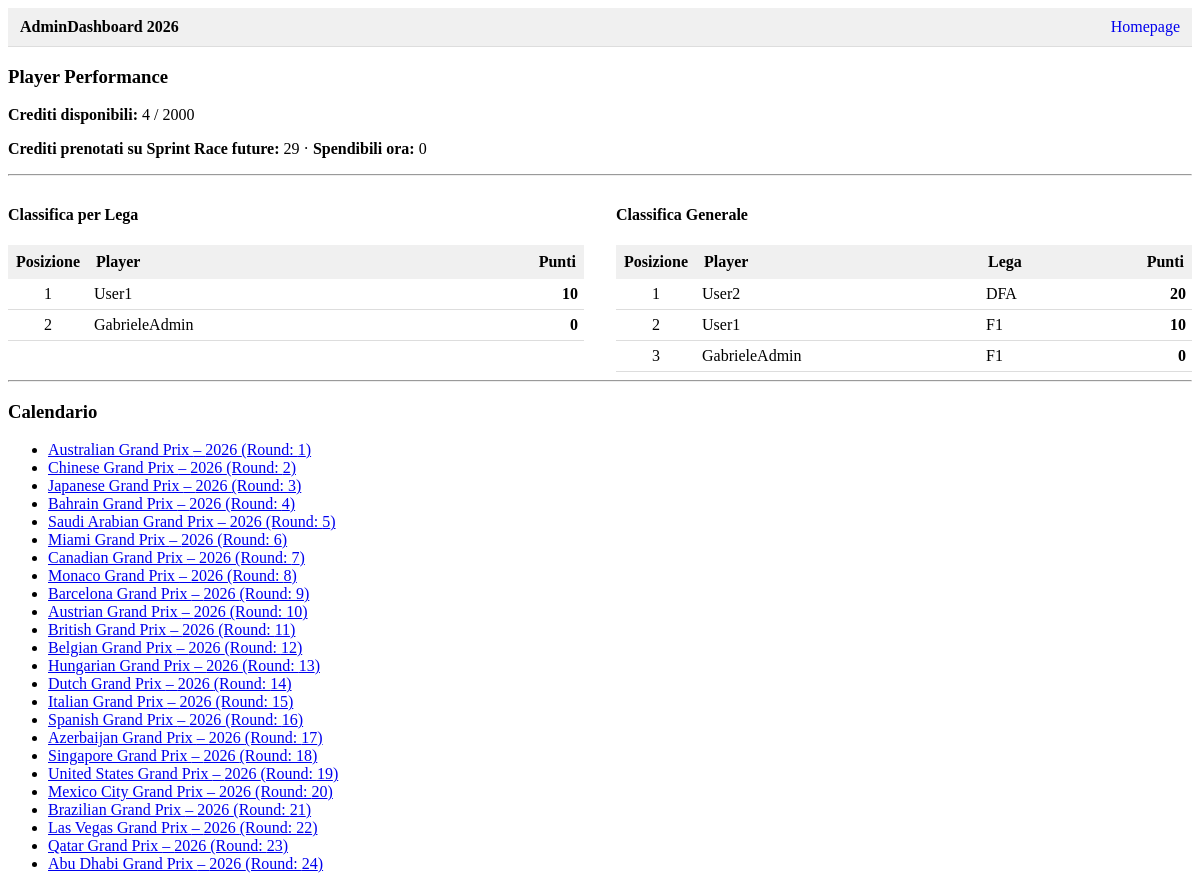
Before: /dashboard/championships/2/ (signed in) with the older database file.
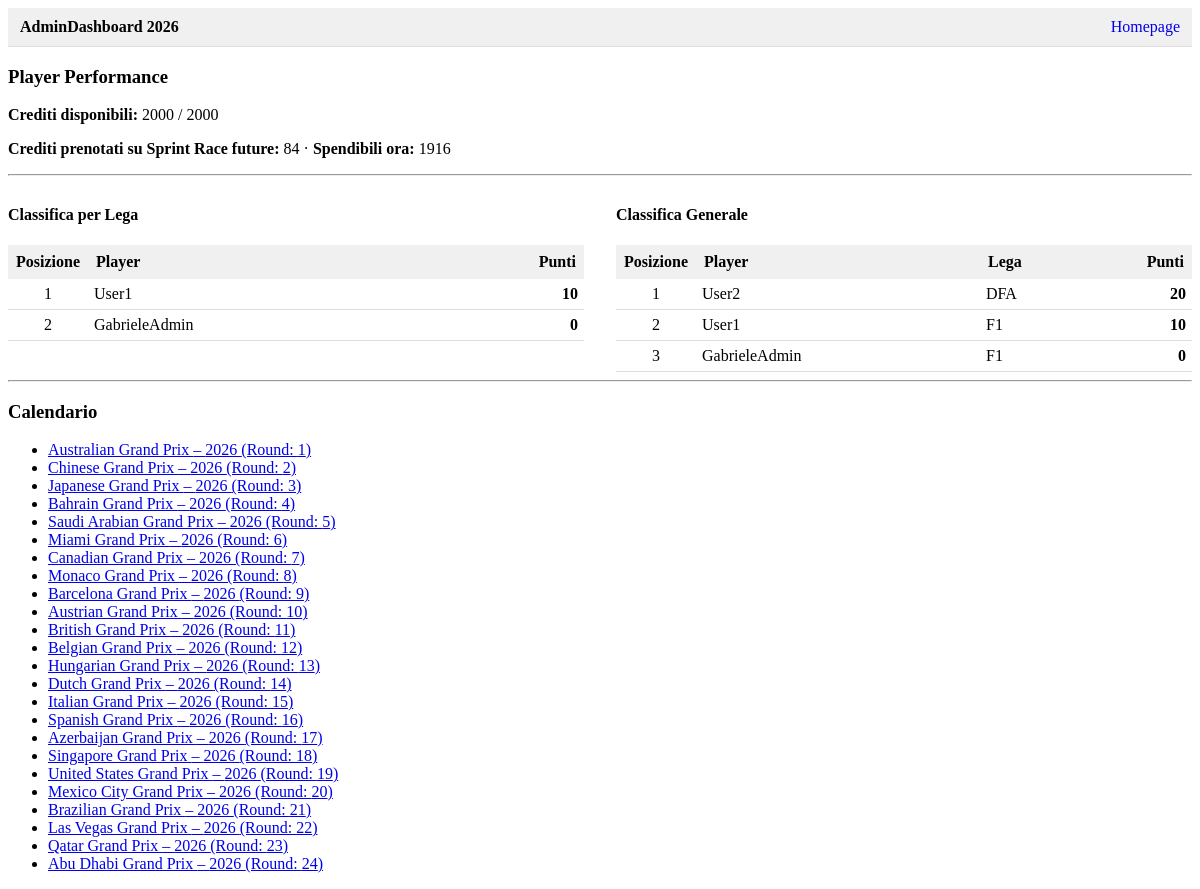
After: the same page with the newer database file.
### fantaApp/models.py (models this page shows, shortened)
class Championship(models.Model):
    name = models.CharField(max_length=100)
    year = models.IntegerField()
    active = models.BooleanField(default=True)
    is_private = models.BooleanField(default=True)
    created_at = models.DateTimeField(auto_now_add=True)
    class Meta:
        unique_together = [('name', 'year')]

class ChampionshipPlayer(models.Model):
    user = models.ForeignKey(CustomUser, on_delete=models.CASCADE)
    championship = models.ForeignKey(Championship, on_delete=models.PROTECT, related_name='participants')
    league = models.ForeignKey(League, on_delete=models.PROTECT, related_name='participants')
    player_name = models.CharField(max_length=50)
    available_credit = models.IntegerField(default=2000)
    total_score = models.IntegerField(default=0)
    joined_at = models.DateTimeField(auto_now_add=True)
    class Meta:
        unique_together = [('user', 'championship'), ('player_name', 'championship')]

class League(models.Model):
    championship = models.ForeignKey(Championship, on_delete=models.CASCADE, related_name='leagues')
    name = models.CharField(max_length=100)
    created_at = models.DateTimeField(auto_now_add=True)

class Weekend(models.Model):
    WEEKEND_TYPES = [
        ('regular', 'Regular Weekend'),
        ('sprint', 'Sprint Weekend')
    ]
    circuit = models.ForeignKey(Circuit, on_delete=models.CASCADE)
    event_name = models.CharField(max_length=100)
    round_number = models.PositiveSmallIntegerField(null=False)
    season = models.PositiveSmallIntegerField(null=False)
    weekend_type = models.CharField(max_length=20, choices = WEEKEND_TYPES, default='regular')
    fp1_start = models.DateTimeField(null=True, blank=True)
    fp2_start = models.DateTimeField(null=True, blank=True)
    fp3_start = models.DateTimeField(null=True, blank=True)
    sprint_start = models.DateTimeField(null=True, blank=True)
    sprint_qualifying_start = models.DateTimeField(null=True, blank=True)
    qualifying_start = models.DateTimeField(null=True, blank=True)
    race_start = models.DateTimeField(null=True, blank=True)
    created_at = models.DateTimeField(auto_now_add=True)
    modified_at = models.DateTimeField(auto_now=True)
    deleted_at = models.DateTimeField(null=True, blank=True)
    class Meta:
        ordering = ['season', 'round_number']
        unique_together = ('season', 'round_number')

### fantaApp/views/dashboard.py (the view)
# urls.py: path("dashboard/championships/<int:championship_id>/", dashboard.championship_dashboard, name='championship_dashboard'),
@login_required
def championship_dashboard(request, championship_id):
    championship = get_object_or_404(Championship, pk=championship_id)
    current_championship_player = ChampionshipPlayer.objects.filter(
        user=request.user, championship=championship).select_related('league').first()
    reserved_credit = 0
    spendable_credit = 0
    if current_championship_player:
        reserved_credit = pc.get_player_reserved_credit(player=current_championship_player)
        spendable_credit = pc.get_player_spendable_credit(player=current_championship_player)
    standing_per_league = ChampionshipPlayer.objects.none()
    if current_championship_player:
        standing_per_league = ChampionshipPlayer.objects.filter(
            championship=championship,
            league=current_championship_player.league,
        ).select_related('league').order_by('-total_score')
    general_standings = ChampionshipPlayer.objects.filter(
        championship=championship
    ).select_related('league').order_by('-total_score')
    user_managers = ChampionshipManager.objects.filter(
        championship=championship
    ).select_related('user')
    managers = ChampionshipPlayer.objects.filter(
        championship=championship,
        user__in=[m.user for m in user_managers]
    ).select_related('league')
    weekends = Weekend.objects.filter(season=championship.year).order_by("round_number")
    context = {
        "championship": championship,
        "current_championship_player": current_championship_player,
        "reserved_credit": reserved_credit,
        "spendable_credit": spendable_credit,
        "standing_per_league": standing_per_league,
        "general_standings": general_standings,
        "managers": managers,
        "weekends" : weekends
    }
    return render(request, "fantaApp/championship_dashboard.html", context)

### fantaApp/services/player_choices.py (called while the page is built)
def get_player_reserved_credit(*, player, exclude_race=None) -> int:
    queryset = PlayerRaceChoice.objects.filter(
        player=player,
        credit_applied=False,
    )
    if exclude_race is not None:
        queryset = queryset.exclude(race=exclude_race)
    reserved_credit = queryset.aggregate(total=Sum("spent_amount"))["total"]
    return reserved_credit or 0

def get_player_spendable_credit(*, player, exclude_race=None) -> int:
    return max(player.available_credit - get_player_reserved_credit(player=player, exclude_race=exclude_race), 0)

### fantaApp/templates/fantaApp/championship_dashboard.html
{% extends "fantaApp/championship_flow_base.html" %}
{% block championship_banner_link %}
{{ championship.name }} {{ championship.year }}
{% endblock %}
{% block championship_content %}
<h3>Player Performance</h3>
{% if current_championship_player %}
<p><strong>Crediti disponibili:</strong> {{ current_championship_player.available_credit }} / 2000</p>
{% if reserved_credit %}
<p><strong>Crediti prenotati su Sprint Race future:</strong> {{ reserved_credit }} · <strong>Spendibili ora:</strong> {{ spendable_credit }}</p>
{% endif %}
{% else %}
<p>Non sei iscritto a questo campionato.</p>
{% endif %}
<hr />
<div style="display: flex; gap: 2rem; align-items: flex-start; min-width: 800px; overflow-x: auto;">
  <div style="flex: 1; min-width: 380px;">
    <h4>Classifica per Lega</h4>
    {% if current_championship_player %}
    <table style="width: 100%; border-collapse: collapse; margin-bottom: 1rem;">
      <tr style="background-color: #f0f0f0;">
        <th style="padding: 8px; text-align: center; width: 40px;">Posizione</th>
        <th style="padding: 8px; text-align: left;">Player</th>
        <th style="padding: 8px; text-align: right; width: 80px;">Punti</th>
      </tr>
      {% for p in standing_per_league %}
      <tr style="border-bottom: 1px solid #ddd;">
        <td style="padding: 6px; text-align: center;">{{ forloop.counter }}</td>
        <td style="padding: 6px;">{{ p.player_name }}</td>
        <td style="padding: 6px; text-align: right;"><strong>{{ p.total_score }}</strong></td>
      </tr>
      {% endfor %}
    </table>
    {% else %}
    <p>Non partecipi a nessuna lega di questo campionato.</p>
    {% endif %}
  </div>
  <div style="flex: 1; min-width: 380px;">
    <h4>Classifica Generale</h4>
    <table style="width: 100%; border-collapse: collapse;">
      <tr style="background-color: #f0f0f0;">
        <th style="padding: 8px; text-align: center; width: 40px;">Posizione</th>
        <th style="padding: 8px; text-align: left;">Player</th>
        <th style="padding: 8px; text-align: left; width: 100px;">Lega</th>
        <th style="padding: 8px; text-align: right; width: 80px;">Punti</th>
      </tr>
      {% for p in general_standings %}
      <tr style="border-bottom: 1px solid #ddd;">
        <td style="padding: 6px; text-align: center;">{{ forloop.counter }}</td>
        <td style="padding: 6px;">{{ p.player_name }}</td>
        <td style="padding: 6px;">{{ p.league.name }}</td>
        <td style="padding: 6px; text-align: right;"><strong>{{ p.total_score }}</strong></td>
      </tr>
      {% empty %}
      <tr>
        <td colspan="4" style="padding: 6px; text-align: center;">Nessun partecipante.</td>
      </tr>
      {% endfor %}
    </table>
  </div>
</div>
<hr />
<h3>Calendario</h3>
<ul>
  {% for w in weekends %}
  <li>
    <a href="{% url 'weekend_details' championship.id w.id %}">
      {{ w.event_name }} – {{ w.season }} (Round: {{ w.round_number }})
    </a>
  </li>
  {% empty %}
  <li>Nessun weekend disponibile.</li>
  {% endfor %}
</ul>
{% endblock %}

### fantaApp/templates/fantaApp/championship_flow_base.html (shortened to what this page needs)
{% extends "fantaApp/base.html" %}
{% block content %}
<div style="position: sticky; top: 0; background: #f0f0f0; padding: 10px 12px; border-bottom: 1px solid #ddd; z-index: 10;">
  <div style="display: flex; justify-content: space-between; align-items: center; gap: 12px;">
    <div style="font-weight: 600;">
      {% block championship_banner_link %}{% endblock %}
    </div>
    <a href="{% url 'home' %}" style="text-decoration: none;">Homepage</a>
  </div>
</div>
<div style="margin-top: 12px;">
  {% block championship_content %}{% endblock %}
</div>
{% endblock %}

### fantaApp/templates/fantaApp/base.html (shortened to what this page needs)
<html>
    <head>
    </head>
    <body>
        <div id="content", name = "content">
            {% block content %}
            {% endblock %}
        </div>
    </body>
</html>

Changed rows visible on the page:
changed ChampionshipPlayer "GabrieleAdmin": available_credit "4" → "2000"
Other visible differences:
{{ reserved_credit }}: "29" → "84"
{{ spendable_credit }}: "0" → "1916"
